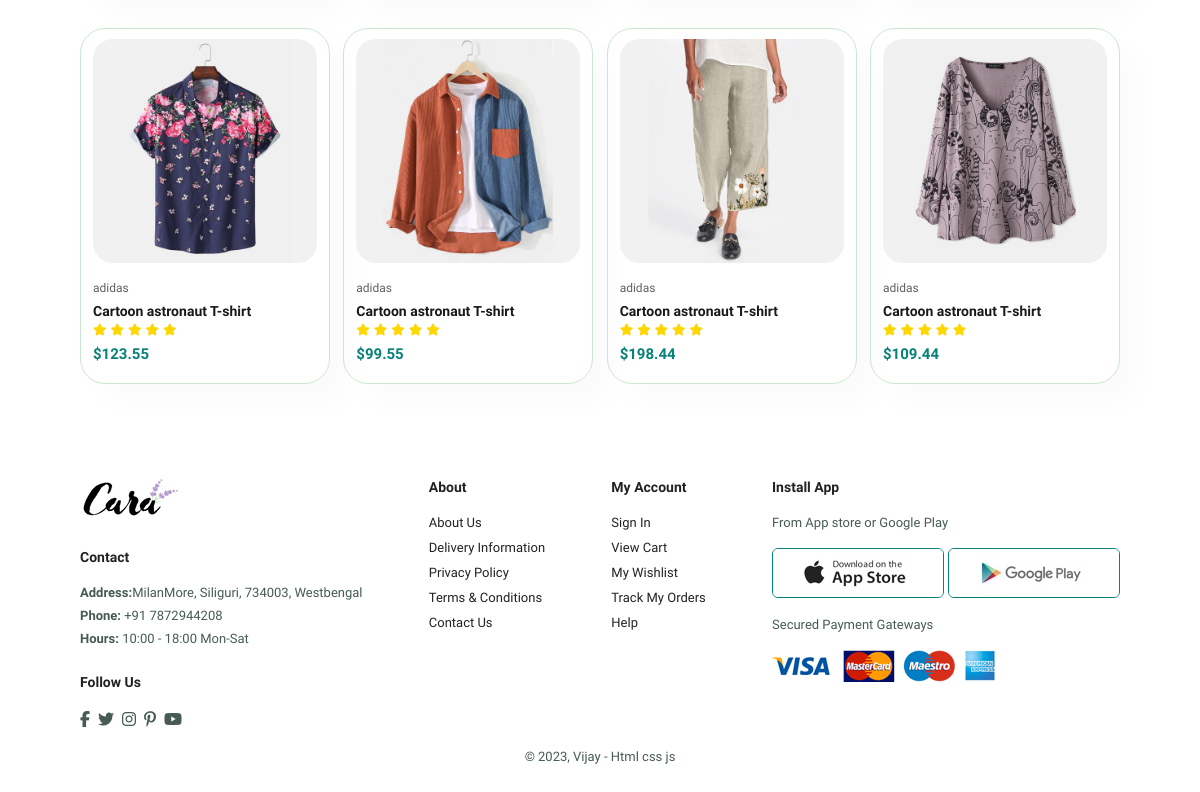
The page /orderDetail/10/ (signed in, lower part) on the database as committed earlier.
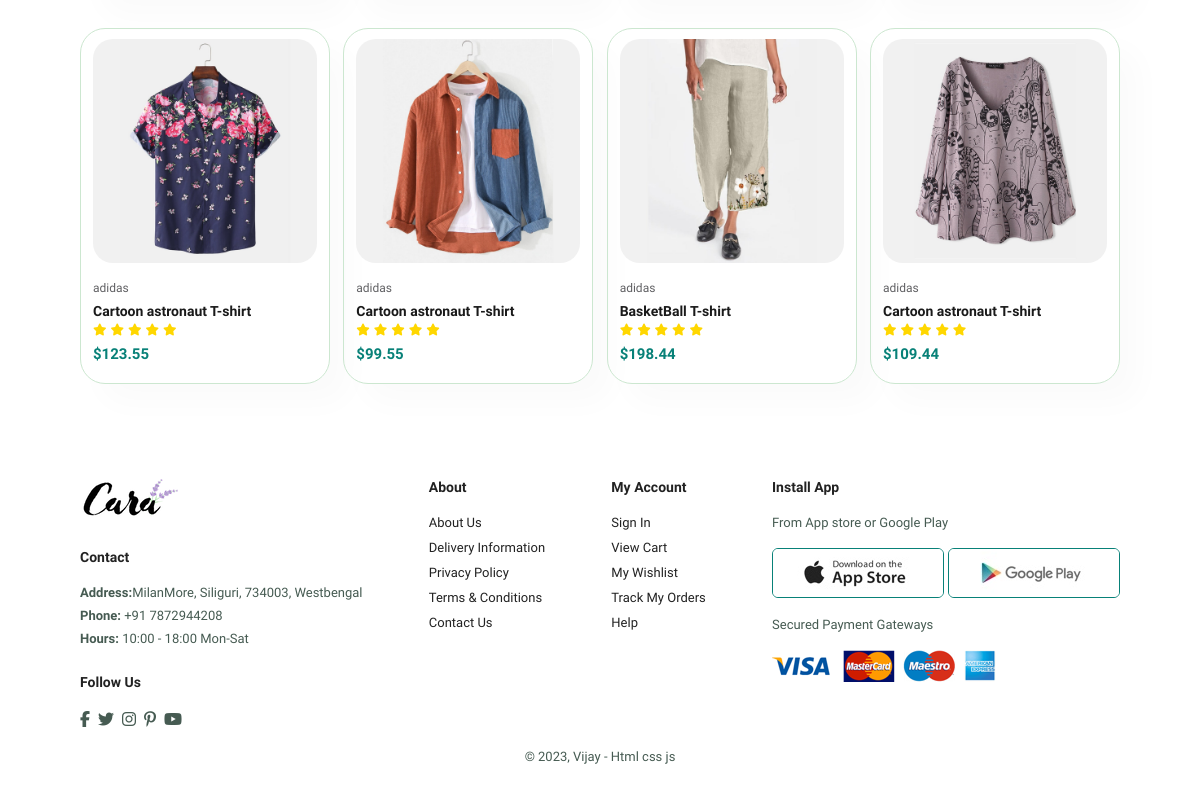
The same page on the database as committed later.
### shop/models.py (models this page shows, shortened)
class Items(models.Model):
	name=models.CharField(max_length=100)
	category_choices=models.CharField(max_length=5, choices=CATEGORY_CHOICES)
	company=models.CharField(max_length=100)
	description=models.CharField(max_length=300)
	price=models.DecimalField(decimal_places=2,max_digits=8)
	likers=models.ManyToManyField(User,related_name="likers",blank=True)
	image=models.ImageField(upload_to="products",default="default.jpg")
	image2=models.ImageField(upload_to="products",default="default.jpg")
	image3=models.ImageField(upload_to="products",default="default.jpg")
	image4=models.ImageField(upload_to="products",default="default.jpg")

### shop/views.py (the view)
# urls.py: path("orderDetail/<int:id>/",orderDetail,name="orderDetail"),
def orderDetail(request,id):
	item=OrderItem.objects.get(id=id)
	items=Items.objects.all()
	order=Order.objects.get(item=item,ordered=True,user=request.user)
	rated=False
	if Rating.objects.filter(user=request.user,item=item.item.id).exists():
		rated=True
	return render(request,"shop/orderdetail.html",{"product":item,"items":items,"order":order,"rated":rated})

### shop/models.py (called while the page is built)
	def get_total_price(self):
		return self.quantity*self.item.price

	def get_final_price(self):
		total=0
		for order_items in self.item.all():
			total+=order_items.get_total_price()
		return total

### shop/templates/shop/orderdetail.html (shortened to what this page needs)
{%extends 'shop/base.html'%}
{%block content%}
<section id="product1" class="section-p1 orderdetailsimilarproduct">
	<div class="pro-container">
		{%for item in items%}
			<div class="pro" onclick="window.location.href='{%url 'detail' item.id%}'">
				<img src="{{item.image.url}}" alt="">
				<div class="des">
					<span>{{item.company}}</span>
					<h5>{{item.name}}</h5>
					<div class="star">
						<i class="fas fa-star"></i>
						<i class="fas fa-star"></i>
						<i class="fas fa-star"></i>
						<i class="fas fa-star"></i>
						<i class="fas fa-star"></i>
					</div>
					<h4>${{item.price}}</h4>
				</div>
			</div>
		{%endfor%}
	</div>
</section>
{%endblock content%}

Rows that differ between the two databases and show on the page:
changed Items: name "Cartoon astronaut T-shirt" → "BasketBall T-shirt"
